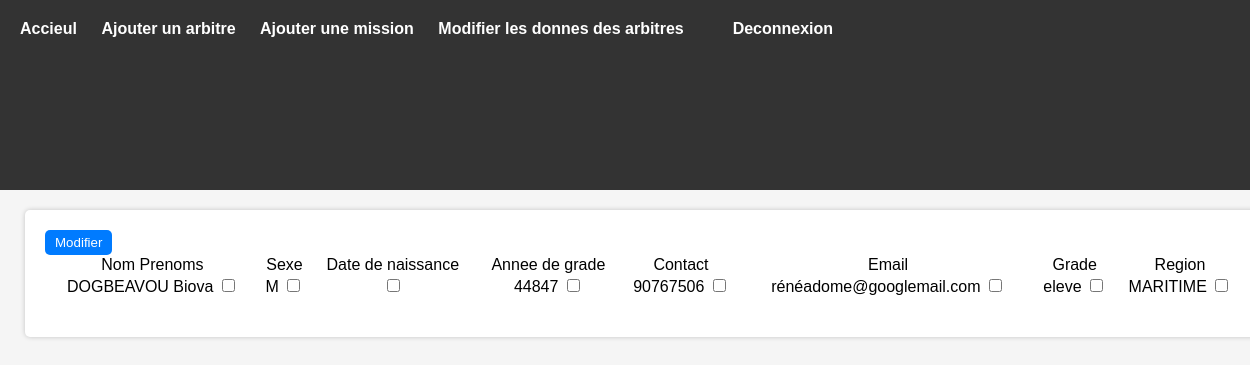
Screenshot of /admin/infoArbitres.php?id=1 (signed in) with the database file from the repository.
### tables this page shows
CREATE TABLE `arbitres` (
  `id_arbitre` int(11) NOT NULL,
  `nom_prenoms` varchar(150) NOT NULL,
  `sexe` varchar(150) NOT NULL,
  `date_naissance` varchar(150) NOT NULL,
  `anne_grade` varchar(150) NOT NULL,
  `contact` varchar(150) NOT NULL,
  `email` varchar(150) NOT NULL,
  `grade` varchar(150) NOT NULL,
  `region` varchar(150) NOT NULL
);

### admin/infoArbitres.php (the view, shortened to what this page needs)
<?php
    include('./connexionData.php');
    $req = $pdo->prepare('SELECT * from arbitres where id_arbitre = ?');
    $req->execute(array($_GET['id']));
    $arbitre = $req->fetchAll();
?>
<?php include('./base.php') ?>
    <div class="container">
        <div>
            <table>
                <thead>
                    <tr>
                        <td>Nom Prenoms</td>
                        <td>Sexe</td>
                        <td>Date de naissance</td>
                        <td>Annee de grade</td>
                        <td>Contact</td>
                        <td>Email</td>
                        <td>Grade</td>
                        <td>Region</td>
                    </tr>
                </thead>
                <tbody>
                    <form action="./modifierArbitre.php">
                        <tr>
                            <td>
                                <?= $arbitre[0]['nom_prenoms'] ?>
                                <input type="checkbox" name="nom_prenoms">
                            </td>
                            <td>
                                <?= $arbitre[0]['sexe'] ?>
                                <input type="checkbox" name="sexe">
                            </td>
                            <td>
                                <input type="checkbox" name="date_naissance">
                            </td>
                            <td>
                                <?= $arbitre[0]['anne_grade'] ?>
                                <input type="checkbox" name="anne_grade">
                            </td>
                            <td>
                                <?= $arbitre[0]['contact'] ?>
                                <input type="checkbox" name="contact">
                            </td>
                            <td>
                                <?= $arbitre[0]['email'] ?>
                                <input type="checkbox" name="email">
                            </td>
                            <td>
                                <?= $arbitre[0]['grade'] ?>
                                <input type="checkbox" name="grade">
                            </td>
                            <td>
                                <?= $arbitre[0]['region'] ?>
                                <input type="checkbox" name="region">
                            </td>
                        </tr>
                        <button type="submit">Modifier</button>
                    </form>
                </tbody>
            </table>
        </div>
    </div>

### admin/style/style.css (style rules this page uses)
body { font-family: Arial, sans-serif; background-color: #f5f5f5; margin: 0; padding: 0; min-height: 100vh; box-sizing: border-box; }
.container { background-color: #ffffff; border-radius: 5px; box-shadow: 0px 0px 5px rgba(0, 0, 0, 0.2); padding: 20px; width: 100%; max-width: 1200px; position: absolute; left: 50%; transform: translateX(-50%); margin: 20px; }
table { text-align: center; }
table { width: 100%; border-collapse: collapse; margin-bottom: 20px; }
button { background-color: #007bff; color: white; border: none; border-radius: 5px; padding: 5px 10px; cursor: pointer; }

### rows the page displays
arbitres: nom_prenoms "DOGBEAVOU Biova", sexe "M", anne_grade "44847", contact "90767506", email "rénéadome@googlemail.com", grade "eleve", region "MARITIME"
